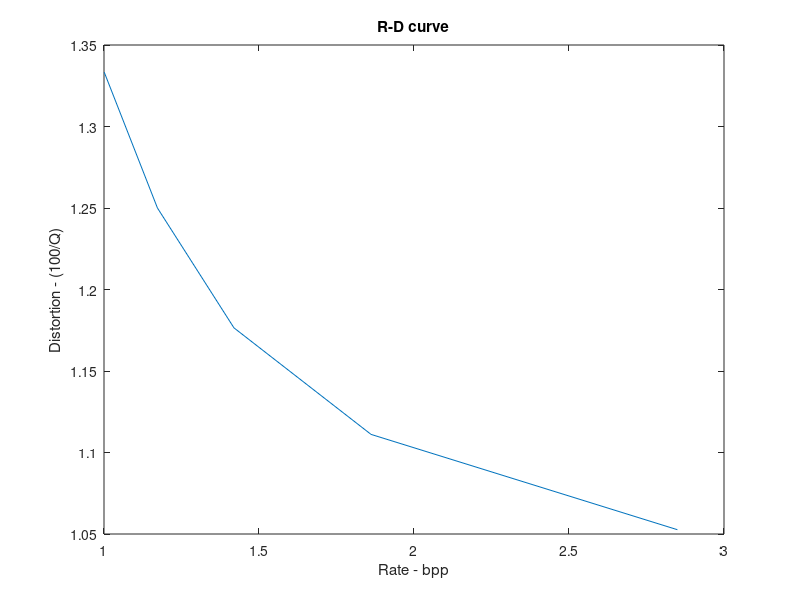
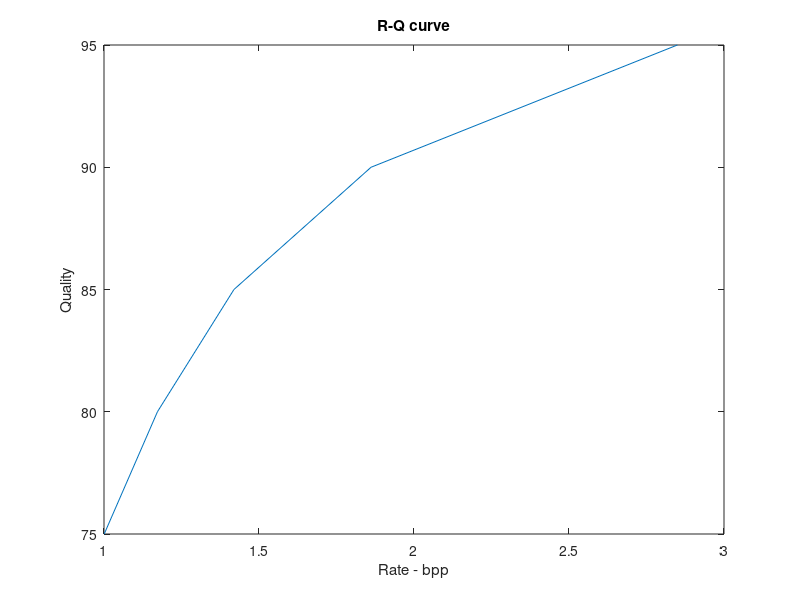
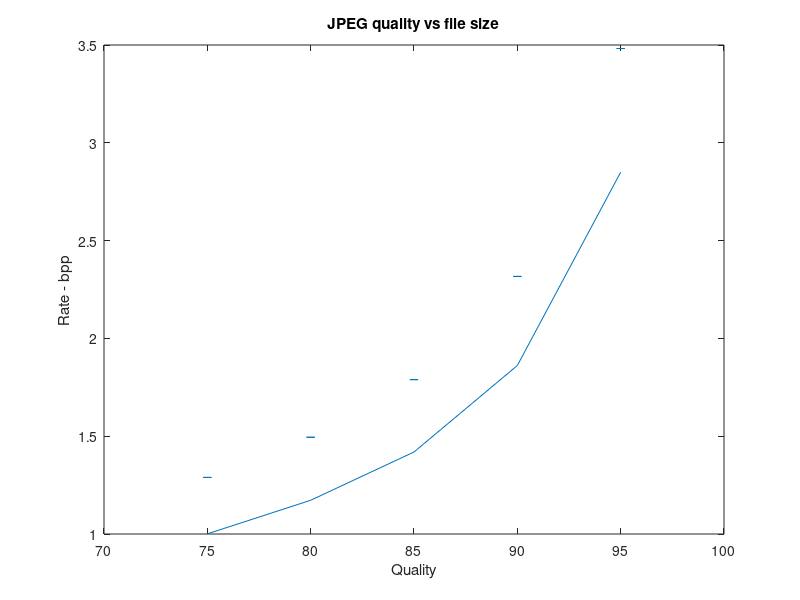
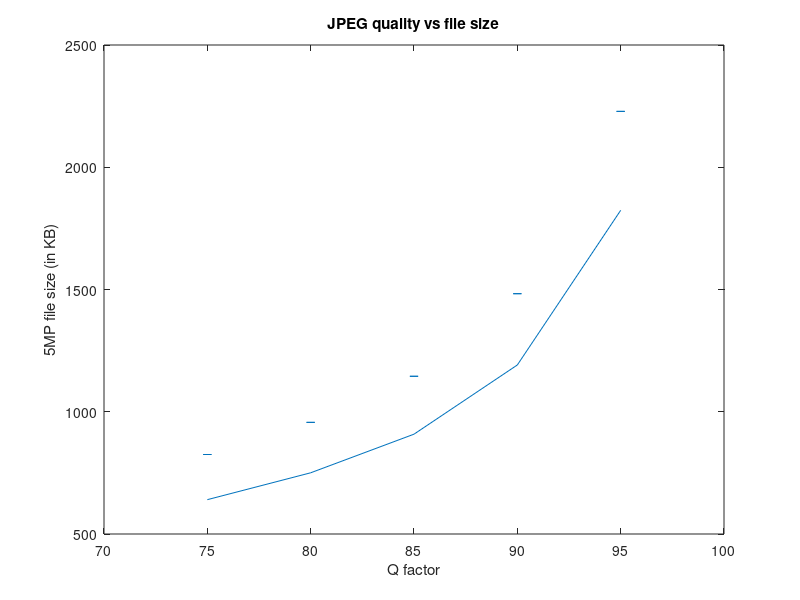

The MATLAB source for these figures, in order:
% Quality factors
x = [95 90 85 80 75];

% bpp on H2V2 image
y_mean = [2.8497 1.8614 1.4192 1.1724 1.0007];
y_std = [0.6324 0.4555 0.3700 0.3223 0.2886];

%% R-D Curve
figure,
plot(y_mean(end:-1:1), 100./x(end:-1:1));
title('R-D curve');
xlabel('Rate - bpp');
ylabel('Distortion - (100/Q)');

%% R-Q Curve
figure,
plot(y_mean(end:-1:1), x(end:-1:1));
title('R-Q curve');
xlabel('Rate - bpp');
ylabel('Quality');

%% BPP vs Q factor
figure,
errorbar(x(end:-1:1), y_mean(end:-1:1), -y_std(end:-1:1), y_std(end:-1:1));
title('JPEG quality vs file size');
xlabel('Quality');
ylabel('Rate - bpp');

%% File size vs Q factor
figure,
bpp2size = @(bpp)(5.*1024.*bpp./8);
errorbar(x, bpp2size(y_mean), -bpp2size(y_std), bpp2size(y_std));
title('JPEG quality vs file size');
xlabel('Q factor');
ylabel('5MP file size (in KB)');
